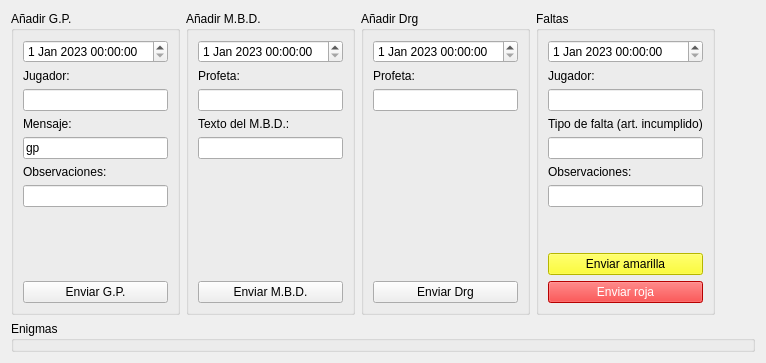
      <widget class="QWidget" name="tab_2">
       <attribute name="title">
        <string>Añadir datos</string>
       </attribute>
       <layout class="QVBoxLayout" name="verticalLayout_9">
        <item>
         <layout class="QHBoxLayout" name="horizontalLayout_18">
          <item>
           <widget class="QGroupBox" name="groupBox">
            <property name="title">
             <string>Añadir G.P.</string>
            </property>
            <layout class="QVBoxLayout" name="verticalLayout_2">
             <item>
              <widget class="QDateTimeEdit" name="dateTimeEdit">
               <property name="date">
                <date>
                 <year>2023</year>
                 <month>1</month>
                 <day>1</day>
                </date>
               </property>
              </widget>
             </item>
             <item>
              <widget class="QLabel" name="label_2">
               <property name="text">
                <string>Jugador:</string>
               </property>
              </widget>
             </item>
             <item>
              <widget class="QLineEdit" name="lineEdit"/>
             </item>
             <item>
              <widget class="QLabel" name="label_22">
               <property name="text">
                <string>Mensaje:</string>
               </property>
              </widget>
             </item>
             <item>
              <widget class="QLineEdit" name="lineEdit_4">
               <property name="text">
                <string extracomment="&quot;gp&quot; por defecto">gp</string>
               </property>
              </widget>
             </item>
             <item>
              <widget class="QLabel" name="label_28">
               <property name="text">
                <string>Observaciones:</string>
               </property>
              </widget>
             </item>
             <item>
              <widget class="QLineEdit" name="lineEdit_9"/>
             </item>
             <item>
              <spacer name="verticalSpacer_3">
               <property name="orientation">
                <enum>Qt::Vertical</enum>
               </property>
               <property name="sizeHint" stdset="0">
                <size>
                 <width>20</width>
                 <height>40</height>
                </size>
               </property>
              </spacer>
             </item>
             <item>
              <widget class="QPushButton" name="pushButton">
               <property name="styleSheet">
                <string notr="true"/>
               </property>
               <property name="text">
                <string>Enviar G.P.</string>
               </property>
              </widget>
             </item>
            </layout>
           </widget>
          </item>
          <item>
           <widget class="QGroupBox" name="groupBox_2">
            <property name="title">
             <string>Añadir M.B.D.</string>
            </property>
            <layout class="QVBoxLayout" name="verticalLayout_6">
             <item>
              <widget class="QDateTimeEdit" name="dateTimeEdit_2">
               <property name="date">
                <date>
                 <year>2023</year>
                 <month>1</month>
                 <day>1</day>
                </date>
               </property>
              </widget>
             </item>
             <item>
              <widget class="QLabel" name="label_20">
               <property name="text">
                <string>Profeta:</string>
               </property>
              </widget>
             </item>
             <item>
              <widget class="QLineEdit" name="lineEdit_2"/>
             </item>
             <item>
              <widget class="QLabel" name="label_23">
               <property name="text">
                <string>Texto del M.B.D.:</string>
               </property>
              </widget>
             </item>
             <item>
              <widget class="QLineEdit" name="lineEdit_5"/>
             </item>
             <item>
              <spacer name="verticalSpacer">
               <property name="orientation">
                <enum>Qt::Vertical</enum>
               </property>
               <property name="sizeHint" stdset="0">
                <size>
                 <width>20</width>
                 <height>40</height>
                </size>
               </property>
              </spacer>
             </item>
             <item>
              <widget class="QPushButton" name="pushButton_2">
               <property name="styleSheet">
                <string notr="true"/>
               </property>
               <property name="text">
                <string>Enviar M.B.D.</string>
               </property>
              </widget>
             </item>
            </layout>
           </widget>
          </item>
          <item>
           <widget class="QGroupBox" name="groupBox_3">
            <property name="title">
             <string>Añadir Drg</string>
            </property>
            <layout class="QVBoxLayout" name="verticalLayout_8">
             <item>
              <widget class="QDateTimeEdit" name="dateTimeEdit_3">
               <property name="date">
                <date>
                 <year>2023</year>
                 <month>1</month>
                 <day>1</day>
                </date>
               </property>
              </widget>
             </item>
             <item>
              <widget class="QLabel" name="label_21">
               <property name="text">
                <string>Profeta:</string>
               </property>
              </widget>
             </item>
             <item>
              <widget class="QLineEdit" name="lineEdit_3"/>
             </item>
             <item>
              <spacer name="verticalSpacer_4">
               <property name="orientation">
                <enum>Qt::Vertical</enum>
               </property>
               <property name="sizeHint" stdset="0">
                <size>
                 <width>20</width>
                 <height>40</height>
                </size>
               </property>
              </spacer>
             </item>
             <item>
              <widget class="QPushButton" name="pushButton_3">
               <property name="styleSheet">
                <string notr="true"/>
               </property>
               <property name="text">
                <string>Enviar Drg</string>
               </property>
              </widget>
             </item>
            </layout>
           </widget>
          </item>
          <item>
           <widget class="QGroupBox" name="groupBox_5">
            <property name="title">
             <string>Faltas</string>
            </property>
            <layout class="QVBoxLayout" name="verticalLayout_11">
             <item>
              <widget class="QDateTimeEdit" name="dateTimeEdit_4">
               <property name="date">
                <date>
                 <year>2023</year>
                 <month>1</month>
                 <day>1</day>
                </date>
               </property>
              </widget>
             </item>
             <item>
              <widget class="QLabel" name="label_24">
               <property name="text">
                <string>Jugador:</string>
               </property>
              </widget>
             </item>
             <item>
              <widget class="QLineEdit" name="lineEdit_6"/>
             </item>
             <item>
              <widget class="QLabel" name="label_29">
               <property name="text">
                <string>Tipo de falta (art. incumplido)</string>
               </property>
              </widget>
             </item>
             <item>
              <widget class="QLineEdit" name="lineEdit_10"/>
             </item>
             <item>
              <widget class="QLabel" name="label_30">
               <property name="text">
                <string>Observaciones:</string>
               </property>
              </widget>
             </item>
             <item>
              <widget class="QLineEdit" name="lineEdit_11"/>
             </item>
             <item>
              <spacer name="verticalSpacer_5">
               <property name="orientation">
                <enum>Qt::Vertical</enum>
               </property>
               <property name="sizeHint" stdset="0">
                <size>
                 <width>20</width>
                 <height>40</height>
                </size>
               </property>
              </spacer>
             </item>
             <item>
              <widget class="QPushButton" name="pushButton_5">
               <property name="styleSheet">
                <string notr="true">background-color : yellow;
color: rgb(0, 0, 0);</string>
               </property>
               <property name="text">
                <string>Enviar amarilla</string>
               </property>
              </widget>
             </item>
             <item>
              <widget class="QPushButton" name="pushButton_4">
               <property name="styleSheet">
                <string notr="true">background-color : red;
color: rgb(255, 255, 255);</string>
               </property>
               <property name="text">
                <string>Enviar roja</string>
               </property>
              </widget>
             </item>
            </layout>
           </widget>
          </item>
          <item>
           <spacer name="horizontalSpacer_2">
            <property name="orientation">
             <enum>Qt::Horizontal</enum>
            </property>
            <property name="sizeHint" stdset="0">
             <size>
              <width>40</width>
              <height>20</height>
             </size>
            </property>
           </spacer>
          </item>
         </layout>
        </item>
        <item>
         <layout class="QHBoxLayout" name="horizontalLayout_17">
          <item>
           <widget class="QGroupBox" name="groupBox_4">
            <property name="title">
             <string>Enigmas</string>
            </property>
           </widget>
          </item>
         </layout>
        </item>
       </layout>
      </widget>
